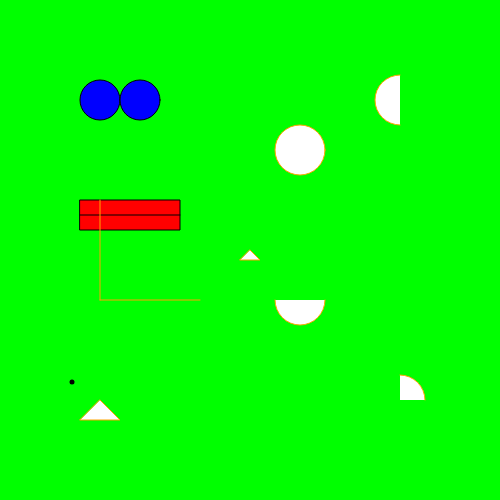
Frame 1 (no input)
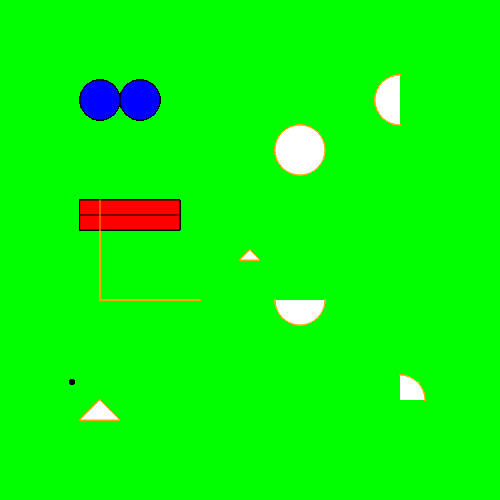
Frame 60 (no input)
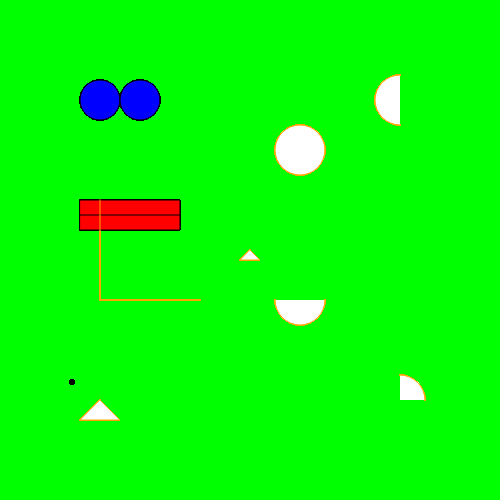
Frame 120 (the mouse pressed at the canvas centre since frame 60)

The p5.js sketch that drew these frames (run headless with seeded random() and noise() and a simulated clock; from frame 60 on, the mouse is pressed at the canvas centre):

// p5.js sketch
// ── sketch.js
var eyeSize=40;

var mouthX=80;
var mouthY=200;

function setup() {
  // put setup code here
  createCanvas(500,500);
  background(0,255,0);
}


function draw() {
  // put drawing code here
  //default drawing parameters
  fill("white");
  stroke(0);
  strokeWeight(1);

  fill("blue");//css color
  ellipse(100,100,eyeSize,eyeSize);//left eye

  ellipse(140,100,eyeSize,eyeSize); //right eye

  fill(255,0,0);//rgb color
  rect(mouthX,mouthY,100,30);//mouth, x,y,l,w

  fill(255);//grayscale color
  strokeWeight(5);
  point(72,382); //mole

  strokeWeight(1);
  line(80,215,180,215); //mouth split

  //width and height
  //console.log("width" + width);
  //console.log("height" + height);
  stroke("orange");
  triangle(width/2,height/2,width/2 + 10, height/2 + 10, width/2 - 10, height/2 + 10);

  arc(300,300,50,50,0,PI); //x,y,l,w,starting point,ending point (pi)
  arc(400,400,50,50,PI + HALF_PI,0);
  arc(300,150,50,50,0,TWO_PI);
  arc(400,100,50,50,HALF_PI, PI+HALF_PI);

  triangle(100,400,120,420,80,420);

  line(100,300,200,300);//horizontal line, use a common y value
  line(100,200,100,300);//vertical line, use a common x value

}
